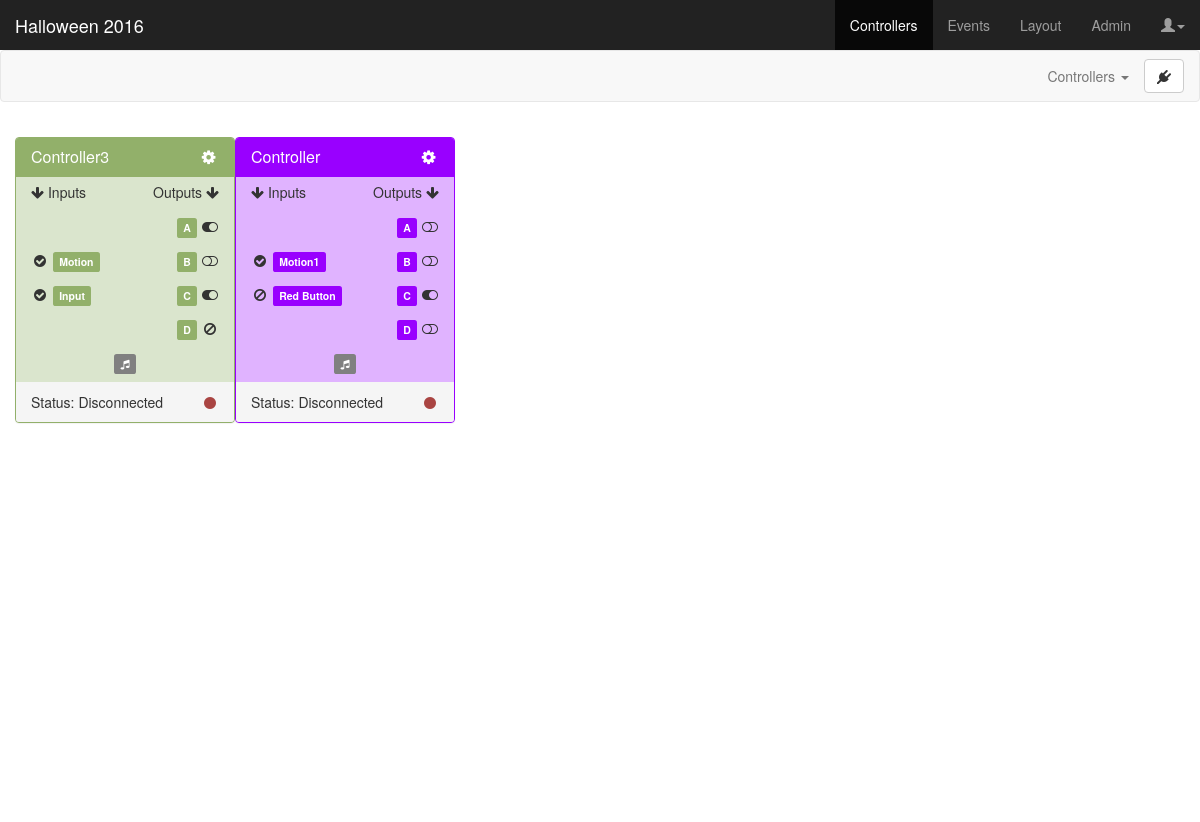
The page /controllers on the database its author committed.
### app/models.py (models this page shows, shortened)
class Controller(db.Model):
	id = db.Column(db.Integer, primary_key=True)
	project_id = db.Column(db.Integer, db.ForeignKey('project.id'))
	color_id = db.Column(db.Integer, db.ForeignKey('color.id'))
	name = db.Column(db.String(25), unique=True)
	ports = db.relationship('Port', backref='controller')
	def get_port(self, port):
		try:
			for p in self.ports:
				if p.port == port:
					return p
			NotFound = namedtuple('NotFound', 'id name state')
			p = NotFound(id='<NOT_FOUND>', name='<NOT_FOUND>', state='<NOT_FOUND>')
			return p
		except:
			return 0
	@property
	def serialize(self):
		return {
			'controller_id': self.id,
			'project_id': self.project_id,
			'controllername': self.name,
			'controllercolor': self.color_id,
			'input1_id': self.get_port('1').id,
			'input1name': self.get_port('1').name,
			'input1state': self.get_port('1').state,
			'input2_id': self.get_port('2').id,
			'input2name': self.get_port('2').name,
			'input2state': self.get_port('2').state,
			'outputA_id': self.get_port('A').id,
			'outputAname': self.get_port('A').name,
			'outputAstate': self.get_port('A').state,
			'outputB_id': self.get_port('B').id,
			'outputBname': self.get_port('B').name,
			'outputBstate': self.get_port('B').state,
			'outputC_id': self.get_port('C').id,
			'outputCname': self.get_port('C').name,
			'outputCstate': self.get_port('C').state,
			'outputD_id': self.get_port('D').id,
			'outputDname': self.get_port('D').name,
			'outputDstate': self.get_port('D').state,
		}

class Port(db.Model):
	id = db.Column(db.Integer, primary_key=True)
	controller_id = db.Column(db.Integer, db.ForeignKey('controller.id'))
	port = db.Column(db.String(2))
	name = db.Column(db.String(25))
	state = db.Column(db.String(10))
	type = db.Column(db.String(8))

### app/views.py (the view)
@app.route('/controllers')
def controllers():
	controllers = Controller.query.filter(Controller.project_id==projectid)
	for c in controllers:
		connected[str(c.id)] = False
	colors = Color.query.all()
	return render_template('controllers.html', title='Controllers', projectname=projectname, controllers=[c.serialize for c in controllers], colors=[color.serialize for color in colors])

### app/models.py (called while the page is built)
	@property
	def serialize(self):
		return{
			'id': self.id,
			'name': self.name,
			'hex': self.hex
		}

### app/templates/controllers.html (shortened to what this page needs)
{% extends "base.html" %}
{% block content %}
<link href="static/css/controllers.css" rel="stylesheet">
<nav class="navbar navbar-default">
  <div class="container-fluid">
    <div class="collapse navbar-collapse" id="navbar-collapse-1">
      <ul class="nav navbar-nav navbar-right">
        <li class="dropdown">
        <a href="#" class="dropdown-toggle" data-toggle="dropdown">Controllers <span class="caret"></span></a>
        <li>
        	<button type="button" class="btn btn-default navbar-btn" onclick="checkController('1001')">
        	  <i class="fa fa-plug"></i>
        	</button>
        </li>
      </ul>
    </div>
  </div>
</nav>
<div class="container-fluid dashboard">
  {% for c in controllers %}
  <div class="panel draggable-controller cc-{{ c.controllercolor }}" id="controller-{{ c.controller_id }}">
    <div class="panel-heading cc-{{ c.controllercolor }}-heading">
      <h3 class="panel-title">
        <span class="controller-name">{{ c.controllername }}</span>
        <div class="pull-right" data-toggle="modal" data-target="#editControllerModal" data-cid="controller-{{ c.controller_id }}" data-ccolor="cc-{{ c.controllercolor }}" data-cname="{{ c.controllername }}">
          <i class="fa fa-cog fa-fw"></i>
        </div>
      </h3>
    </div>
    <ul class="list-group">
      <li class="list-group-item borderless">
        <div class="pull-left"><i class="fa fa-arrow-down"></i> Inputs</div>
        <div class="pull-right">Outputs <i class="fa fa-arrow-down"></i></div>
      </li>
      <li class="list-group-item borderless">
        <div class="pull-right">
          <span class="label output portA cc-{{ c.controllercolor }}" data-toggle="tooltip" title="{{ c.outputAname }}<br>(Click to name)" data-container="body" data-html="true" data-fullname="{{ c.outputAname }}">{{ c.outputAname|truncate(7, True) }}</span>&nbsp;<span id="toggle-A-{{ c.controller_id }}" data-toggle="tooltip" title="{% if c.outputAstate == 'DISABLED' %}DISABLED{% else %}Default {{ c.outputAstate }}{% endif %}<br>(Click to toggle)" data-html="true" data-container="body"><i class="fa fa-{% if c.outputAstate == 'DISABLED' %}ban{% else %}toggle-{{ c.outputAstate|lower }}{% endif %} fa-fw" data-setting="{{ c.outputAstate }}"></i></span>
        </div>
      </li>
      <li class="list-group-item borderless">
        <div class="pull-left"><span id="toggle-1-{{ c.controller_id }}" data-toggle="tooltip" title="{{ c.input1state }}<br>(Click to toggle)" data-html="true" data-container="body"><i class="fa fa-{% if c.input1state == 'DISABLED' %}ban{% else %}check-circle{% endif %} fa-fw" data-setting="{{ c.input1state }}"></i></span>&nbsp;</div>
        <div class="pull-left spin"><span class="label input port1 cc-{{ c.controllercolor }}" data-toggle="tooltip" title="{{ c.input1name }}<br>(Click to name)" data-container="body" data-html="true" data-fullname="{{ c.input1name }}">{{ c.input1name|truncate(7, True) }}</span></div>
        <div class="pull-right">
          <span class="label output portB cc-{{ c.controllercolor }}" data-toggle="tooltip" title="{{ c.outputBname }}<br>(Click to name)" data-container="body" data-html="true" data-fullname="{{ c.outputBname }}">{{ c.outputBname|truncate(7, True) }}</span>&nbsp;<span id="toggle-B-{{ c.controller_id }}" data-toggle="tooltip" title="{% if c.outputBstate == 'DISABLED' %}DISABLED{% else %}Default {{ c.outputBstate }}{% endif %}<br>(Click to toggle)" data-html="true" data-container="body"><i class="fa fa-{% if c.outputBstate == 'DISABLED' %}ban{% else %}toggle-{{ c.outputBstate|lower }}{% endif %} fa-fw" data-setting="{{ c.outputBstate }}"></i></span>
        </div>
      </li>
      <li class="list-group-item borderless">
        <div class="pull-left"><span id="toggle-2-{{ c.controller_id }}" data-toggle="tooltip" title="{{ c.input2state }}<br>(Click to toggle)" data-html="true" data-container="body"><i class="fa fa-{% if c.input2state == 'DISABLED' %}ban{% else %}check-circle{% endif %} fa-fw" data-setting="{{ c.input2state }}"></i></span>&nbsp;</div>
        <div class="pull-left spin"><span class="label input port2 cc-{{ c.controllercolor }}" data-toggle="tooltip" title="{{ c.input2name }}<br>(Click to name)" data-container="body" data-html="true" data-fullname="{{ c.input2name }}">{{ c.input2name|truncate(7, True) }}</span></div>
        <div class="pull-right">
          <span class="label output portC cc-{{ c.controllercolor }}" data-toggle="tooltip" title="{{ c.outputCname }}<br>(Click to name)" data-container="body" data-html="true" data-fullname="{{ c.outputCname }}">{{ c.outputCname|truncate(7, True) }}</span>&nbsp;<span id="toggle-C-{{ c.controller_id }}" data-toggle="tooltip" title="{% if c.outputCstate == 'DISABLED' %}DISABLED{% else %}Default {{ c.outputCstate }}{% endif %}<br>(Click to toggle)" data-html="true" data-container="body"><i class="fa fa-{% if c.outputCstate == 'DISABLED' %}ban{% else %}toggle-{{ c.outputCstate|lower }}{% endif %} fa-fw" data-setting="{{ c.outputCstate }}"></i></span>
        </div>
      </li>
      <li class="list-group-item borderless">
        <div class="pull-right">
          <span class="label output portD cc-{{ c.controllercolor }}" data-toggle="tooltip" title="{{ c.outputDname }}<br>(Click to name)" data-container="body" data-html="true" data-fullname="{{ c.outputDname }}">{{ c.outputDname|truncate(7, True) }}</span>&nbsp;<span id="toggle-D-{{ c.controller_id }}" data-toggle="tooltip" title="{% if c.outputDstate == 'DISABLED' %}DISABLED{% else %}Default {{ c.outputDstate }}{% endif %}<br>(Click to toggle)" data-html="true" data-container="body"><i class="fa fa-{% if c.outputDstate == 'DISABLED' %}ban{% else %}toggle-{{ c.outputDstate|lower }}{% endif %} fa-fw" data-setting="{{ c.outputDstate }}"></i></span>
        </div>
      </li>
      <li class="list-group-item borderless">
        <div class="text-center">
          <span class="label sounds cc-{{ c.controllercolor }} unassigned" id="sounds-{{ c.controller_id }}" data-toggle="tooltip" title="(Click to configure)" data-placement="bottom" data-container="body"><i class="fa fa-music"></i></span>
        </div>
      </li>
    </ul>
    <div class="panel-footer">
      Status: <span class="status">Disconnected</span>
      <div class="pull-right">
        <i class="fa fa-circle fa-fw text-danger status-icon"></i>
      </div>
    </div>
  </div>
  {% endfor %}
</div>
{% endblock %}

### app/templates/base.html (shortened to what this page needs)
<!DOCTYPE html>
<html lang="en">
  <head>
    <link href="static/css/bootstrap.min.css" rel="stylesheet">
    <link href="static/font-awesome-4.6.3/css/font-awesome.min.css" rel="stylesheet">
    <link href="static/css/animate.min.css" rel="stylesheet">
  </head>
  <body>
    <nav class="navbar navbar-inverse navbar-fixed-top">
      <div class="container-fluid">
        <div class="navbar-header">
          {% if projectname %}<a class="navbar-brand" href="#">{{ projectname }}</a>{% endif %}
        </div>
        <div id="navbar" class="navbar-collapse collapse">
          <ul class="nav navbar-nav navbar-right">
            <li id="controllers"><a href="controllers">Controllers</a></li>
            <li id="events"><a href="dashboard">Events</a></li>
            <li id="layout"><a href="#">Layout</a></li>
            <li id="admin"><a href="admin">Admin</a></li>
            <li>
              <a href="#" class="dropdown-toggle" data-toggle="dropdown"><span class="glyphicon glyphicon-user"></span><span class="caret"></span></a>
            </li>
          </ul>
        </div>
      </div>
    </nav>
    {% block content %}{% endblock %}
  </body>
</html>

### app/static/css/controllers.css (style rules this page uses)
body { padding-top: 50px; }
.navbar-fixed-top { border: 0; }
:root { --cc1-head: #4298B5; --cc1-bg: #c7e2eb; --cc2-head: #273a3f; --cc2-bg: #c0d3d8; --cc3-head: #92B06A; --cc3-bg: #dae5cd; --cc4-head: #9900ff; --cc4-bg: #e0b3ff; --cc5-head: #DD5F32; --cc5-bg: #f4ccbd; --cc6-head: #FFA200; --cc6-bg: #ffe3b3; --cc7-head: #00A03E; --cc7-bg: #c6ecd4; --cc8-head: #24A8AC; --cc8-bg: #bff0f2; --cc9-head: #cccc00; --cc9-bg: #ffffcc; --cc10-head: #fa8072; --cc10-bg: #fdd3ce; }
.dashboard { height: calc(100vh - 100px); padding: 15px; }
.draggable-controller { width: 220px; float: left; }
span[class*='cc-'].unassigned { background-color: gray !important; }
.cc-3 { border-color: var(--cc3-head); background-color: var(--cc3-bg); }
.cc-3 > .cc-3-heading { color: #fff; background-color: var(--cc3-head); border-color: var(--cc3-head); }
.cc-3.label { background-color: var(--cc3-head); }
.cc-4 { border-color: var(--cc4-head); background-color: var(--cc4-bg); }
.cc-4 > .cc-4-heading { color: #fff; background-color: var(--cc4-head); border-color: var(--cc4-head); }
.cc-4.label { background-color: var(--cc4-head); }
li.borderless { border-top: 0 none; border-bottom: 0 none; padding: 5px 15px; background-color: transparent; height: 35px; }

### rows shown on the page
Controller: controllername "Controller3"
Port: state "ENABLED" (drawn), input1name "Motion"
Port: state "ENABLED" (drawn), input2name "Input"
Controller: controllername "Controller"
Port: state "ENABLED" (drawn), input1name "Motion1"
Port: state "DISABLED" (drawn), input2name "Red Button"

### other values the page prints
{{ projectname }} "Halloween 2016"
{{ c.outputAname|truncate(7, True) }} "A" "A"
{{ c.outputBname|truncate(7, True) }} "B" "B"
{{ c.outputCname|truncate(7, True) }} "C" "C"
{{ c.outputDname|truncate(7, True) }} "D" "D"
